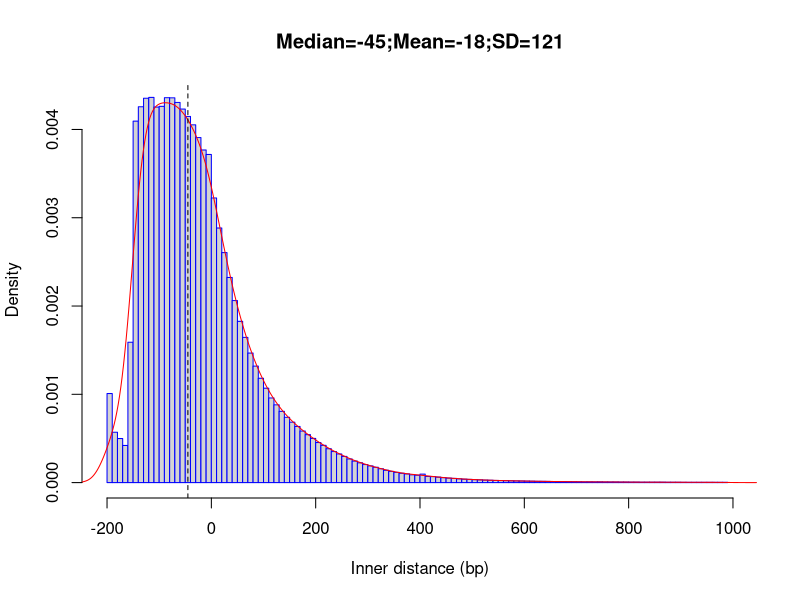

Write the R code that produced this figure.
png("/rds/user/is460/hpc-work/muscle-rnaseq/ezbamqc/output/figs/srpk3_hom_ttnb_het_1.inner_distance_plot.png",width=500,height=500,units="px")
fragsize=rep(c(-195,-185,-175,-165,-155,-145,-135,-125,-115,-105,-95,-85,-75,-65,-55,-45,-35,-25,-15,-5,5,15,25,35,45,55,65,75,85,95,105,115,125,135,145,155,165,175,185,195,205,215,225,235,245,255,265,275,285,295,305,315,325,335,345,355,365,375,385,395,405,415,425,435,445,455,465,475,485,495,505,515,525,535,545,555,565,575,585,595,605,615,625,635,645,655,665,675,685,695,705,715,725,735,745,755,765,775,785,795,805,815,825,835,845,855,865,875,885,895,905,915,925,935,945,955,965,975,985),times=c(117994,66722,58371,49177,185972,478882,497929,509261,510343,497546,498521,509956,509764,503674,494895,485131,473993,457142,440686,434720,377096,337323,304707,271791,241174,213673,192416,171628,154329,138201,125047,112129,103024,94400,86513,80043,74382,68326,63487,58555,53097,49371,44861,41095,37915,34683,31303,28511,26219,23874,22137,20340,18319,16351,14871,13557,12365,11462,10301,9765,11215,8144,7889,7252,6525,5961,5583,4985,4501,4292,3840,3632,3294,3115,2840,2690,2529,2354,2248,2110,1941,1852,1649,1657,1567,1441,1341,1309,1240,1191,1084,923,984,927,943,838,841,848,704,686,587,583,508,581,506,540,534,451,455,431,389,399,399,374,371,352,351,367,323))
frag_sd = round(sd(fragsize),digits=0)
frag_mean = round(mean(fragsize),digits=0)
frag_median = round(median(fragsize),digits=0)
hist(fragsize,probability=T,breaks=120,xlim=c(-200,1000),xlab="Inner distance (bp)",main=paste(c("Median=",frag_median,";","Mean=",frag_mean,";","SD=",frag_sd),collapse=""),border="blue")
lines(density(fragsize,bw=20),col='red')
abline(v=frag_median,lty=2)
dev.state = dev.off()
